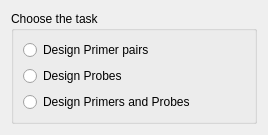
<?xml version="1.0" encoding="UTF-8"?>
<ui version="4.0">
 <class>TaskPage</class>
 <widget class="QWizardPage" name="TaskPage">
  <property name="geometry">
   <rect>
    <x>0</x>
    <y>0</y>
    <width>268</width>
    <height>114</height>
   </rect>
  </property>
  <property name="windowTitle">
   <string>WizardPage</string>
  </property>
  <layout class="QGridLayout" name="gridLayout">
   <item row="0" column="0">
    <widget class="QGroupBox" name="groupBox">
     <property name="title">
      <string>Choose the task</string>
     </property>
     <layout class="QGridLayout" name="gridLayout_2">
      <item row="0" column="0">
       <widget class="QRadioButton" name="radioButton_primer">
        <property name="text">
         <string>Design Primer pairs</string>
        </property>
       </widget>
      </item>
      <item row="1" column="0">
       <widget class="QRadioButton" name="radioButton_probe">
        <property name="text">
         <string>Design Probes</string>
        </property>
       </widget>
      </item>
      <item row="2" column="0">
       <widget class="QRadioButton" name="radioButton_both">
        <property name="text">
         <string>Design Primers and Probes</string>
        </property>
       </widget>
      </item>
     </layout>
    </widget>
   </item>
  </layout>
 </widget>
 <resources/>
 <connections/>
</ui>
